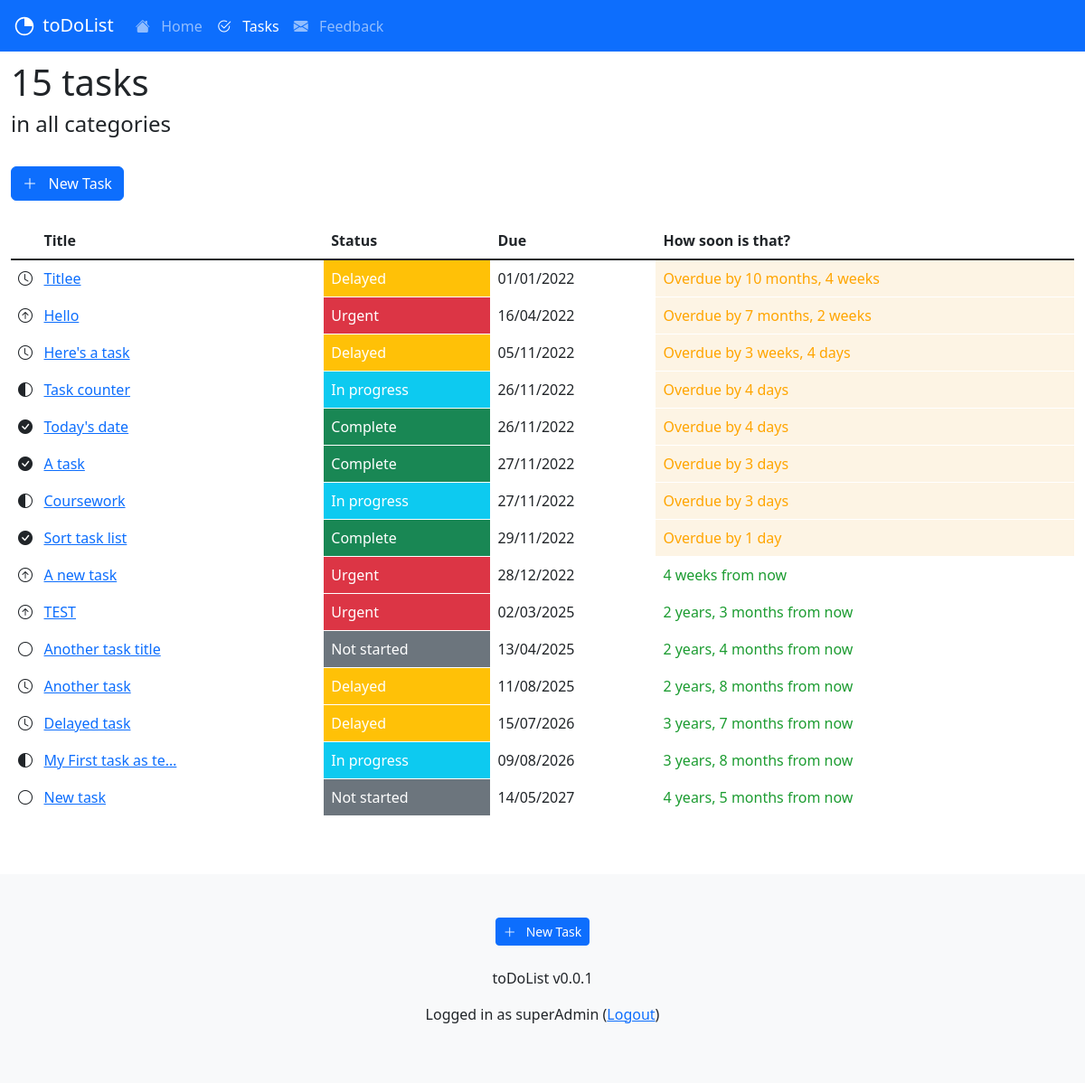
Page /tasks/ (signed in) on the committed database.
### taskapp/models.py (models this page shows, shortened)
class Task(models.Model):
    title = models.CharField(max_length = 128, unique=True)
    description = models.TextField()
    created_at = models.DateTimeField(auto_now_add=True)
    updated_at = models.DateTimeField(auto_now=True)
    category = models.CharField(max_length = 128)
    status = models.CharField(max_length = 128)
    due_at = models.DateField()
    author = models.ForeignKey(User, on_delete=models.SET_NULL, null=True, blank=True)
    class Meta:
        indexes = [models.Index(fields=['title']), ]

### taskapp/views.py (the view)
# urls.py: path('', views.index_view, name='tasks_index'),
@login_required
def index_view(request):
    context ={}
    context["today"] = datetime.date.today()
    if is_admin(request.user):
        context["task_list"] = Task.objects.all()
        context["task_count"] = Task.objects.all().count
    else:
        context["task_list"] = Task.objects.filter(author=request.user)
        context["task_count"] = Task.objects.filter(author=request.user).count()
    return render(request, "taskapp/index.html", context)

### taskapp/views.py (called while the page is built)
def is_admin(user):
    return user.groups.filter(name='TasksAdminUsers').exists() or user.is_superuser

### taskapp/templates/taskapp/index.html (shortened to what this page needs)
{% extends 'base.html' %}
{% block content %}
<h1>{{task_count}} tasks</h1>
<h4>in all categories</h4>
<br>
<div class="d-grid gap-2 d-md-block">
    <a class="btn btn-primary" href="{% url 'tasks_new' %}" role="button"><i class="bi bi-plus-lg"></i>&nbsp;&nbsp;&nbsp;New Task</a>
</div>
<br>
<div class="d-none d-md-block">
<div class="table-responsive">
<table class="table table-hover" style="border-color: white;">
    <thead>
    <tr>
        <th><i class="bi bi-square-fill text-white"></i>&nbsp;&nbsp;&nbsp;Title</th>
        <th>Status</th>
        <th>Due</th>
        <th>How soon is that?</th>
    </tr>
    </thead>
    <tbody class="table-group-divider">
    {% for task in task_list|dictsort:"due_at" %}
    <tr>
        <td>
            {% if task.status == 'In progress' %}
            <i class="bi bi-circle-half"></i>
            {% elif task.status == 'Urgent' %}
            <i class="bi bi-arrow-up-circle"></i>
            {% elif task.status == 'Complete' %}
            <i class="bi bi-check-circle-fill"></i>
            {% elif task.status == 'Delayed' %}
            <i class="bi bi-clock"></i>
            {% else %}
            <i class="bi bi-circle"></i>
            {% endif %}
            <a href="{% url 'tasks_detail' task.id %}">
                {{ task.title | truncatechars:20}}</a>
        </td>
        <td class="text-white
            {% if task.status == 'In progress' %}
            bg-info
            {% elif task.status == 'Urgent' %}
            bg-danger
            {% elif task.status == 'Complete' %}
            bg-success
            {% elif task.status == 'Delayed' %}
            bg-warning
            {% else %}
            bg-secondary
            {% endif %}
            ">{{task.status}}
        </td>
       <td>
            {{task.due_at|date:"SHORT_DATE_FORMAT"}}
       </td>
            {% if task.due_at < today %}
            <td style="background-color: rgb(253, 244, 228); color: orange;">
            Overdue by {{task.due_at|timesince:today}}
            {% elif task.due_at == today %}
            <td>
            Today!
            {% else %}
            <td style="color: rgb(28, 156, 49);">
            {{task.due_at|timeuntil:today}} from now
            {% endif %}
        </td>
    </tr>
    {% endfor %}
    </tbody>
</table>
</div>
</div>
{% endblock content %}

### templates/footer.html
<footer class="bd-footer p-3 p-md-5 mt-5 bg-light text-center text-sm-center">
    <div class="container">
      {% if user.is_authenticated %}
        <a class="btn btn-primary btn-sm" href="{% url 'tasks_new' %}" role="button"><i class="bi bi-plus-lg"></i>&nbsp;&nbsp;&nbsp;New Task</a>
        <br><br>
      {% endif%}
      <p>toDoList v0.0.1</p>
      {% if user.is_authenticated %}
        <p>Logged in as {{user.username}}
        (<a href="{% url 'logout' %}">Logout</a>)</p>
        {% else %}
        <p> No account? <a href="{% url 'signup_user' %}">Signup</a> </p>
        <p> <a href="{% url 'login' %}">Login</a> </p>
      {% endif%}
    </div>
  </footer>

### rows in the picture
Task: title "Titlee", status "Delayed", due_at "01/01/2022", due_at "10 months, 4 weeks"
Task: title "Hello", status "Urgent", due_at "16/04/2022", due_at "7 months, 2 weeks"
Task: title "Here's a task", status "Delayed", due_at "05/11/2022", due_at "3 weeks, 4 days"
Task: title "Task counter", status "In progress", due_at "26/11/2022", due_at "4 days"
Task: title "Today's date", status "Complete", due_at "26/11/2022", due_at "4 days"
Task: title "A task", status "Complete", due_at "27/11/2022", due_at "3 days"
Task: title "Coursework", status "In progress", due_at "27/11/2022", due_at "3 days"
Task: title "Sort task list", status "Complete", due_at "29/11/2022", due_at "1 day"
Task: title "A new task", status "Urgent", due_at "28/12/2022", due_at "4 weeks"
Task: title "TEST", status "Urgent", due_at "02/03/2025", due_at "2 years, 3 months"
Task: title "Another task title", status "Not started", due_at "13/04/2025", due_at "2 years, 4 months"
Task: title "Another task", status "Delayed", due_at "11/08/2025", due_at "2 years, 8 months"
Task: title "Delayed task", status "Delayed", due_at "15/07/2026", due_at "3 years, 7 months"
Task: title "My First task as te…", status "In progress", due_at "09/08/2026", due_at "3 years, 8 months"
Task: title "New task", status "Not started", due_at "14/05/2027", due_at "4 years, 5 months"

### other values in the picture
{{ task_count }} "15"
{{ user.username }} "superAdmin"
